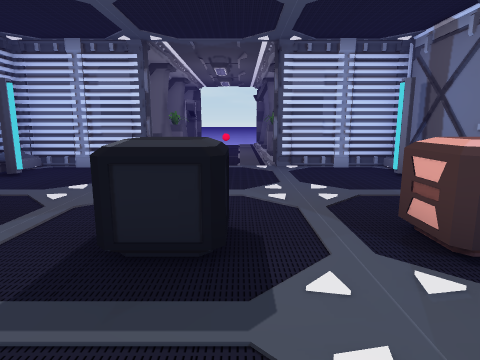
[1] (above)

12 first-person views from a walk through a scene from a Unity 3-D project. The camera is 1.3 m above the floor, tilts 10° down and sees 75° across. Doors are open. The floor is counted in squares, 1 m on a side. Each view is taken from the middle of a square. On the plan, view 1 faces up. The plan holds only what a view shows up to about 14 squares ahead; the rest is blank. The place goes on beyond the plan. The player is left out.

[2]
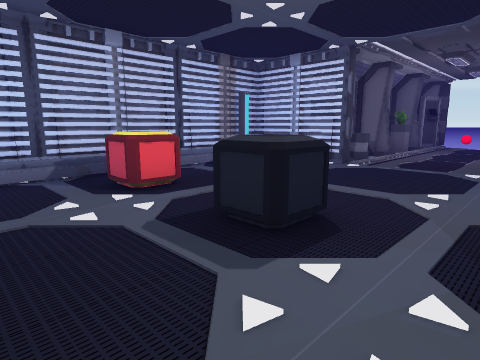

[3]
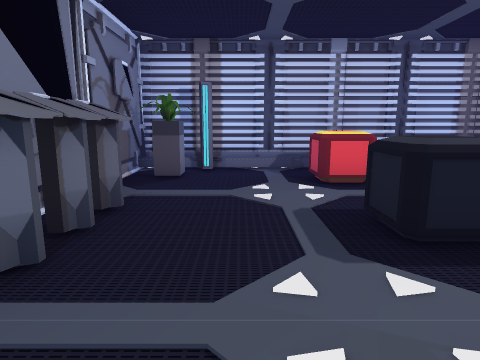

[4]
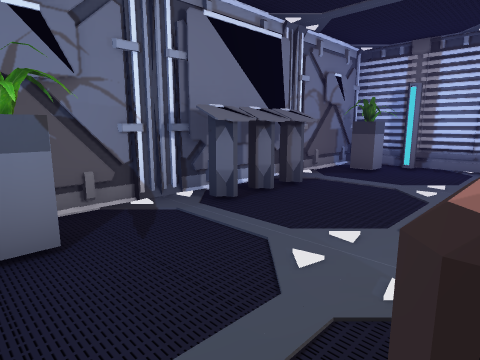

[5]
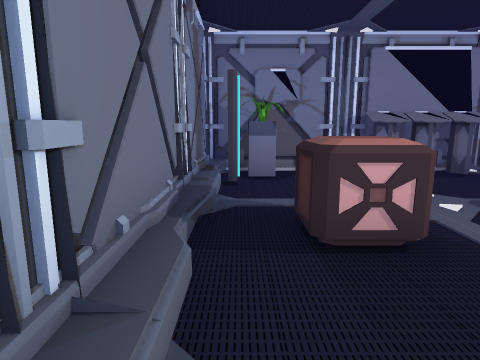

[6]
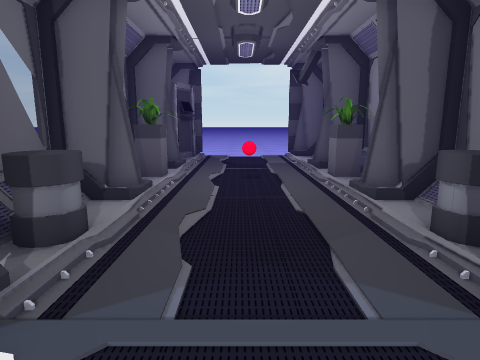

[7]
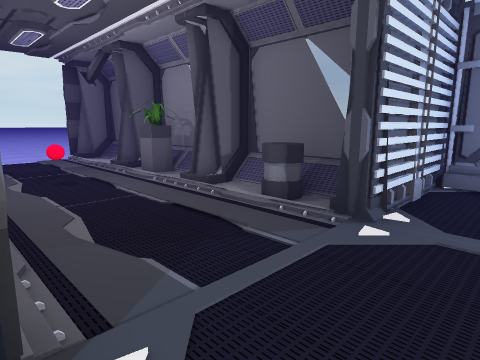

[8]
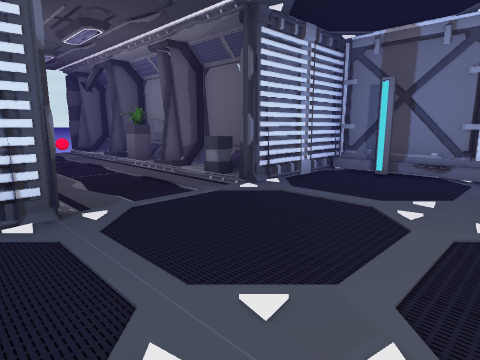

[9]
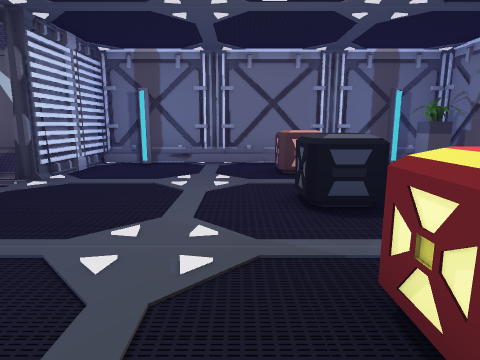

[10]
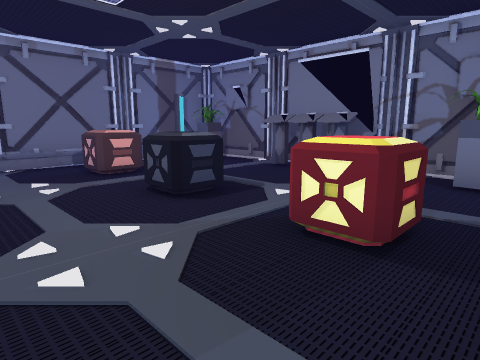

[11]
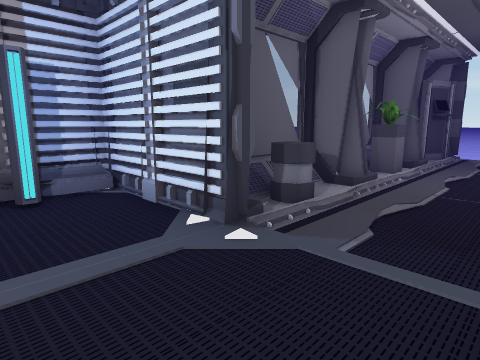

[12]
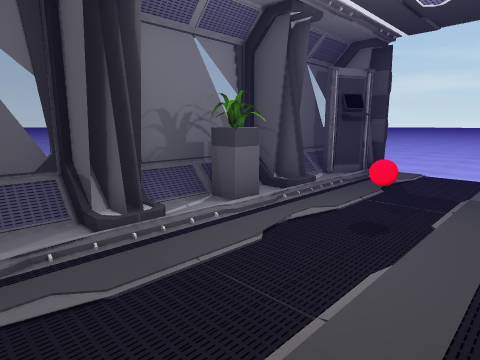

### Floor plan
Key: @ floor where view 1 was taken; # wall or solid block; . floor; / step, stairs or slope; D open door; = window, fence, low wall or low ledge; B box; R red ball; P plant; C console; O other object.
Columns run from 7 left of view 1 to 5 right of it. Each row starts with its distance up from view 1.
 18    ##.../##
 17    =..R../=
 16    =P....P=
 15    =.... /
 14    ##.../##
 13    =...../=
 12    =O....O=
 11    =O...#O=
 10 #####DDDD####
  9 #/..........#
  8 #/..........#
  7 #/..........#
  6 #/..........#
  5 #/..........#
  4 #/BB..BB.BB.#
  3 #/BB..BB.BB.#
  2 #/..........#
  1 #/..........#
  0 #/.....@...##
 -1 #/P..CCCC.P.#
 -2 #############

Positions as (right, up) in squares from view 1, and headings:
1: (0, 0), facing up
2: (2, 0), facing up-left
3: (3, 1), facing left
4: (4, 3), facing down-left
5: (4, 7), facing down
6: (-1, 8), facing up
7: (-3, 8), facing up-right
8: (-4, 5), facing up-right
9: (-6, 5), facing right
10: (-6, 7), facing down-right
11: (0, 7), facing up-left
12: (1, 12), facing up-left
